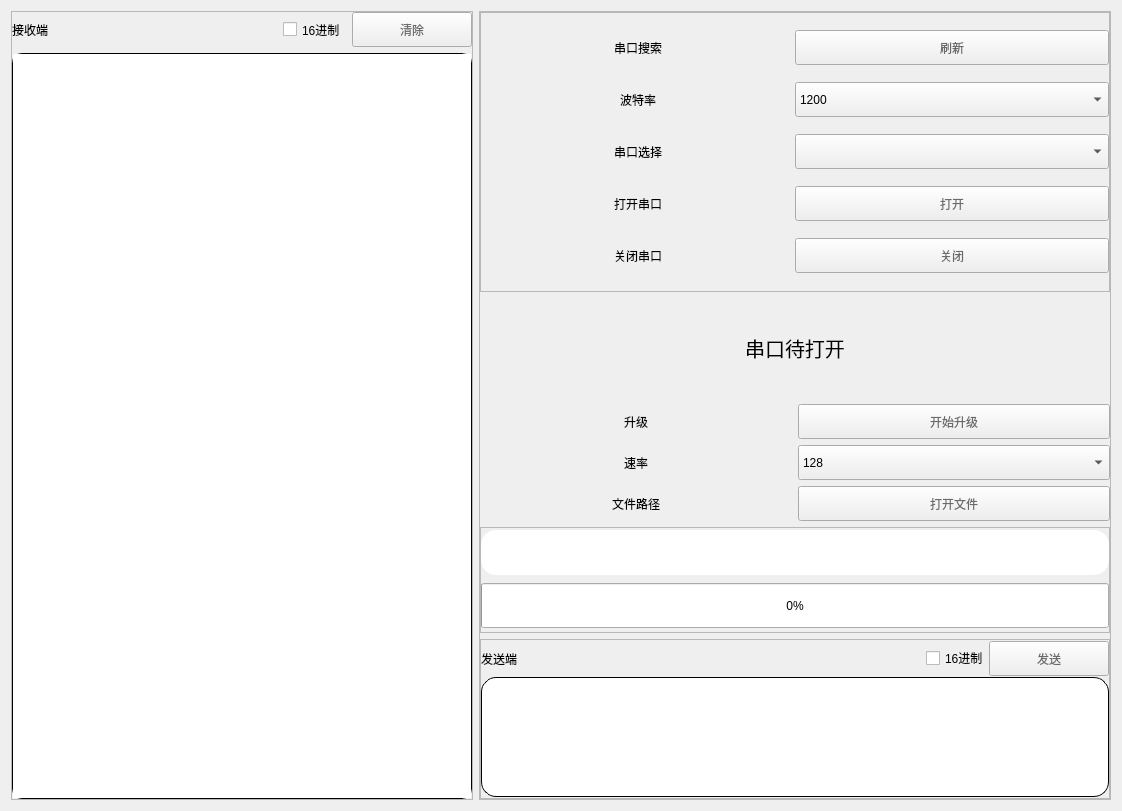
            <widget class="QWidget" name="page_2">
             <property name="styleSheet">
              <string notr="true">QPushButton {
    color: rgb(106, 106, 106);
}

QPushButton:hover {
	background-color: rgb(208, 255, 245);
	padding-left: 5px;

}
QPushButton:selected {
	background-color: rgb(208, 255, 245);
    color: rgb(40, 92, 90);
	padding-left: 20px;
	
}
QLineEdit{
	border-radius:15px;
}

QLabel:hover {
	background-color: rgb(208, 255, 245);
	padding-left: 5px;
	border-radius:15px;
}</string>
             </property>
             <layout class="QHBoxLayout" name="horizontalLayout_29">
              <item>
               <widget class="QFrame" name="frame_12">
                <property name="frameShape">
                 <enum>QFrame::StyledPanel</enum>
                </property>
                <property name="frameShadow">
                 <enum>QFrame::Raised</enum>
                </property>
                <layout class="QVBoxLayout" name="verticalLayout_8">
                 <property name="leftMargin">
                  <number>0</number>
                 </property>
                 <property name="topMargin">
                  <number>0</number>
                 </property>
                 <property name="rightMargin">
                  <number>0</number>
                 </property>
                 <property name="bottomMargin">
                  <number>0</number>
                 </property>
                 <item>
                  <layout class="QHBoxLayout" name="horizontalLayout_24">
                   <item>
                    <widget class="QLabel" name="label_14">
                     <property name="sizePolicy">
                      <sizepolicy hsizetype="Preferred" vsizetype="Minimum">
                       <horstretch>0</horstretch>
                       <verstretch>0</verstretch>
                      </sizepolicy>
                     </property>
                     <property name="minimumSize">
                      <size>
                       <width>120</width>
                       <height>35</height>
                      </size>
                     </property>
                     <property name="maximumSize">
                      <size>
                       <width>16777215</width>
                       <height>35</height>
                      </size>
                     </property>
                     <property name="text">
                      <string>接收端</string>
                     </property>
                     <property name="alignment">
                      <set>Qt::AlignLeading|Qt::AlignLeft|Qt::AlignVCenter</set>
                     </property>
                    </widget>
                   </item>
                   <item>
                    <spacer name="horizontalSpacer_7">
                     <property name="orientation">
                      <enum>Qt::Horizontal</enum>
                     </property>
                     <property name="sizeType">
                      <enum>QSizePolicy::Expanding</enum>
                     </property>
                     <property name="sizeHint" stdset="0">
                      <size>
                       <width>128</width>
                       <height>20</height>
                      </size>
                     </property>
                    </spacer>
                   </item>
                   <item>
                    <widget class="QCheckBox" name="hexShowing_checkBox">
                     <property name="sizePolicy">
                      <sizepolicy hsizetype="Preferred" vsizetype="Minimum">
                       <horstretch>0</horstretch>
                       <verstretch>0</verstretch>
                      </sizepolicy>
                     </property>
                     <property name="minimumSize">
                      <size>
                       <width>0</width>
                       <height>35</height>
                      </size>
                     </property>
                     <property name="maximumSize">
                      <size>
                       <width>16777215</width>
                       <height>35</height>
                      </size>
                     </property>
                     <property name="text">
                      <string>16进制</string>
                     </property>
                    </widget>
                   </item>
                   <item>
                    <widget class="QPushButton" name="ClearButton">
                     <property name="sizePolicy">
                      <sizepolicy hsizetype="Minimum" vsizetype="Minimum">
                       <horstretch>0</horstretch>
                       <verstretch>0</verstretch>
                      </sizepolicy>
                     </property>
                     <property name="minimumSize">
                      <size>
                       <width>120</width>
                       <height>35</height>
                      </size>
                     </property>
                     <property name="maximumSize">
                      <size>
                       <width>16777215</width>
                       <height>35</height>
                      </size>
                     </property>
                     <property name="cursor">
                      <cursorShape>PointingHandCursor</cursorShape>
                     </property>
                     <property name="text">
                      <string>清除</string>
                     </property>
                    </widget>
                   </item>
                  </layout>
                 </item>
                 <item>
                  <widget class="QTextEdit" name="textEdit_Recive">
                   <property name="sizePolicy">
                    <sizepolicy hsizetype="Preferred" vsizetype="Preferred">
                     <horstretch>0</horstretch>
                     <verstretch>0</verstretch>
                    </sizepolicy>
                   </property>
                   <property name="minimumSize">
                    <size>
                     <width>460</width>
                     <height>680</height>
                    </size>
                   </property>
                   <property name="styleSheet">
                    <string notr="true">QTextEdit#textEdit_Recive{
	border-radius: 10px;
	border: 1px solid black;
}
</string>
                   </property>
                  </widget>
                 </item>
                </layout>
               </widget>
              </item>
              <item>
               <widget class="QFrame" name="frame_11">
                <property name="frameShape">
                 <enum>QFrame::StyledPanel</enum>
                </property>
                <property name="frameShadow">
                 <enum>QFrame::Raised</enum>
                </property>
                <layout class="QVBoxLayout" name="verticalLayout_12">
                 <property name="leftMargin">
                  <number>0</number>
                 </property>
                 <property name="topMargin">
                  <number>0</number>
                 </property>
                 <property name="rightMargin">
                  <number>0</number>
                 </property>
                 <property name="bottomMargin">
                  <number>0</number>
                 </property>
                 <item>
                  <widget class="QFrame" name="frame_13">
                   <property name="minimumSize">
                    <size>
                     <width>275</width>
                     <height>280</height>
                    </size>
                   </property>
                   <property name="frameShape">
                    <enum>QFrame::StyledPanel</enum>
                   </property>
                   <property name="frameShadow">
                    <enum>QFrame::Raised</enum>
                   </property>
                   <layout class="QVBoxLayout" name="verticalLayout_10">
                    <property name="spacing">
                     <number>0</number>
                    </property>
                    <property name="leftMargin">
                     <number>0</number>
                    </property>
                    <property name="topMargin">
                     <number>0</number>
                    </property>
                    <property name="rightMargin">
                     <number>0</number>
                    </property>
                    <property name="bottomMargin">
                     <number>0</number>
                    </property>
                    <item>
                     <layout class="QHBoxLayout" name="horizontalLayout_25">
                      <item>
                       <widget class="QLabel" name="Com_Refresh_Label">
                        <property name="minimumSize">
                         <size>
                          <width>120</width>
                          <height>35</height>
                         </size>
                        </property>
                        <property name="text">
                         <string>串口搜索</string>
                        </property>
                        <property name="alignment">
                         <set>Qt::AlignCenter</set>
                        </property>
                       </widget>
                      </item>
                      <item>
                       <widget class="QPushButton" name="Com_Refresh_Button">
                        <property name="minimumSize">
                         <size>
                          <width>120</width>
                          <height>35</height>
                         </size>
                        </property>
                        <property name="cursor">
                         <cursorShape>PointingHandCursor</cursorShape>
                        </property>
                        <property name="text">
                         <string>刷新</string>
                        </property>
                       </widget>
                      </item>
                     </layout>
                    </item>
                    <item>
                     <layout class="QHBoxLayout" name="horizontalLayout_30">
                      <item>
                       <widget class="QLabel" name="Com_Baud_Label">
                        <property name="minimumSize">
                         <size>
                          <width>120</width>
                          <height>35</height>
                         </size>
                        </property>
                        <property name="text">
                         <string>波特率</string>
                        </property>
                        <property name="alignment">
                         <set>Qt::AlignCenter</set>
                        </property>
                       </widget>
                      </item>
                      <item>
                       <widget class="QComboBox" name="Com_Baud_Combo">
                        <property name="minimumSize">
                         <size>
                          <width>120</width>
                          <height>35</height>
                         </size>
                        </property>
                        <property name="cursor">
                         <cursorShape>PointingHandCursor</cursorShape>
                        </property>
                        <item>
                         <property name="text">
                          <string>1200</string>
                         </property>
                        </item>
                        <item>
                         <property name="text">
                          <string>9600</string>
                         </property>
                        </item>
                        <item>
                         <property name="text">
                          <string>14400</string>
                         </property>
                        </item>
                        <item>
                         <property name="text">
                          <string>19200</string>
                         </property>
                        </item>
                        <item>
                         <property name="text">
                          <string>38400</string>
                         </property>
                        </item>
                        <item>
                         <property name="text">
                          <string>57600</string>
                         </property>
                        </item>
                        <item>
                         <property name="text">
                          <string>115200</string>
                         </property>
                        </item>
                        <item>
                         <property name="text">
                          <string>230400</string>
                         </property>
                        </item>
                       </widget>
                      </item>
                     </layout>
                    </item>
                    <item>
                     <layout class="QHBoxLayout" name="horizontalLayout_31">
                      <item>
                       <widget class="QLabel" name="Com_Name_Label">
                        <property name="minimumSize">
                         <size>
                          <width>120</width>
                          <height>35</height>
                         </size>
                        </property>
                        <property name="text">
                         <string>串口选择</string>
                        </property>
                        <property name="alignment">
                         <set>Qt::AlignCenter</set>
                        </property>
                       </widget>
                      </item>
                      <item>
                       <widget class="QComboBox" name="Com_Name_Combo">
                        <property name="minimumSize">
                         <size>
                          <width>120</width>
                          <height>35</height>
                         </size>
                        </property>
                        <property name="cursor">
                         <cursorShape>PointingHandCursor</cursorShape>
                        </property>
                       </widget>
                      </item>
                     </layout>
                    </item>
                    <item>
                     <layout class="QHBoxLayout" name="horizontalLayout_32">
                      <item>
                       <widget class="QLabel" name="Com_Open_Label">
                        <property name="minimumSize">
                         <size>
                          <width>120</width>
                          <height>35</height>
                         </size>
                        </property>
                        <property name="text">
                         <string>打开串口</string>
                        </property>
                        <property name="alignment">
                         <set>Qt::AlignCenter</set>
                        </property>
                       </widget>
                      </item>
                      <item>
                       <widget class="QPushButton" name="Com_Open_Button">
                        <property name="minimumSize">
                         <size>
                          <width>120</width>
                          <height>35</height>
                         </size>
                        </property>
                        <property name="cursor">
                         <cursorShape>PointingHandCursor</cursorShape>
                        </property>
                        <property name="text">
                         <string>打开</string>
                        </property>
                       </widget>
                      </item>
                     </layout>
                    </item>
                    <item>
                     <layout class="QHBoxLayout" name="horizontalLayout_33">
                      <item>
                       <widget class="QLabel" name="Com_Close_Label">
                        <property name="minimumSize">
                         <size>
                          <width>120</width>
                          <height>35</height>
                         </size>
                        </property>
                        <property name="text">
                         <string>关闭串口</string>
                        </property>
                        <property name="alignment">
                         <set>Qt::AlignCenter</set>
                        </property>
                       </widget>
                      </item>
                      <item>
                       <widget class="QPushButton" name="Com_Close_Button">
                        <property name="minimumSize">
                         <size>
                          <width>120</width>
                          <height>35</height>
                         </size>
                        </property>
                        <property name="cursor">
                         <cursorShape>PointingHandCursor</cursorShape>
                        </property>
                        <property name="text">
                         <string>关闭</string>
                        </property>
                       </widget>
                      </item>
                     </layout>
                    </item>
                   </layout>
                  </widget>
                 </item>
                 <item>
                  <widget class="QLabel" name="Com_isOpenOrNot_Label">
                   <property name="minimumSize">
                    <size>
                     <width>0</width>
                     <height>100</height>
                    </size>
                   </property>
                   <property name="maximumSize">
                    <size>
                     <width>16777215</width>
                     <height>100</height>
                    </size>
                   </property>
                   <property name="font">
                    <font>
                     <pointsize>15</pointsize>
                    </font>
                   </property>
                   <property name="text">
                    <string>串口待打开</string>
                   </property>
                   <property name="alignment">
                    <set>Qt::AlignCenter</set>
                   </property>
                  </widget>
                 </item>
                 <item>
                  <layout class="QHBoxLayout" name="horizontalLayout_27">
                   <item>
                    <widget class="QLabel" name="label_18">
                     <property name="text">
                      <string>升级</string>
                     </property>
                     <property name="alignment">
                      <set>Qt::AlignCenter</set>
                     </property>
                    </widget>
                   </item>
                   <item>
                    <widget class="QPushButton" name="pushButton_2">
                     <property name="minimumSize">
                      <size>
                       <width>120</width>
                       <height>35</height>
                      </size>
                     </property>
                     <property name="cursor">
                      <cursorShape>PointingHandCursor</cursorShape>
                     </property>
                     <property name="text">
                      <string>开始升级</string>
                     </property>
                    </widget>
                   </item>
                  </layout>
                 </item>
                 <item>
                  <layout class="QHBoxLayout" name="horizontalLayout_34">
                   <item>
                    <widget class="QLabel" name="label_19">
                     <property name="text">
                      <string>速率</string>
                     </property>
                     <property name="alignment">
                      <set>Qt::AlignCenter</set>
                     </property>
                    </widget>
                   </item>
                   <item>
                    <widget class="QComboBox" name="comboBox">
                     <property name="minimumSize">
                      <size>
                       <width>120</width>
                       <height>35</height>
                      </size>
                     </property>
                     <item>
                      <property name="text">
                       <string>128</string>
                      </property>
                     </item>
                     <item>
                      <property name="text">
                       <string>1024</string>
                      </property>
                     </item>
                    </widget>
                   </item>
                  </layout>
                 </item>
                 <item>
                  <layout class="QHBoxLayout" name="horizontalLayout_35">
                   <item>
                    <widget class="QLabel" name="label_20">
                     <property name="text">
                      <string>文件路径</string>
                     </property>
                     <property name="alignment">
                      <set>Qt::AlignCenter</set>
                     </property>
                    </widget>
                   </item>
                   <item>
                    <widget class="QPushButton" name="Com_Open_file">
                     <property name="minimumSize">
                      <size>
                       <width>120</width>
                       <height>35</height>
                      </size>
                     </property>
                     <property name="cursor">
                      <cursorShape>PointingHandCursor</cursorShape>
                     </property>
                     <property name="text">
                      <string>打开文件</string>
                     </property>
                    </widget>
                   </item>
                  </layout>
                 </item>
                 <item>
                  <layout class="QVBoxLayout" name="verticalLayout_31">
                   <item>
                    <widget class="QFrame" name="frame_15">
                     <property name="minimumSize">
                      <size>
                       <width>610</width>
                       <height>106</height>
                      </size>
                     </property>
                     <property name="frameShape">
                      <enum>QFrame::StyledPanel</enum>
                     </property>
                     <property name="frameShadow">
                      <enum>QFrame::Raised</enum>
                     </property>
                     <layout class="QVBoxLayout" name="verticalLayout_29">
                      <property name="leftMargin">
                       <number>0</number>
                      </property>
                      <property name="topMargin">
                       <number>0</number>
                      </property>
                      <property name="rightMargin">
                       <number>0</number>
                      </property>
                      <property name="bottomMargin">
                       <number>0</number>
                      </property>
                      <item>
                       <widget class="QLineEdit" name="Com_file_line">
                        <property name="minimumSize">
                         <size>
                          <width>0</width>
                          <height>45</height>
                         </size>
                        </property>
                       </widget>
                      </item>
                      <item>
                       <widget class="QProgressBar" name="progressBar">
                        <property name="minimumSize">
                         <size>
                          <width>0</width>
                          <height>45</height>
                         </size>
                        </property>
                        <property name="layoutDirection">
                         <enum>Qt::LeftToRight</enum>
                        </property>
                        <property name="value">
                         <number>0</number>
                        </property>
                        <property name="orientation">
                         <enum>Qt::Horizontal</enum>
                        </property>
                        <property name="textDirection">
                         <enum>QProgressBar::TopToBottom</enum>
                        </property>
                       </widget>
                      </item>
                     </layout>
                    </widget>
                   </item>
                   <item>
                    <widget class="QFrame" name="frame_16">
                     <property name="minimumSize">
                      <size>
                       <width>630</width>
                       <height>160</height>
                      </size>
                     </property>
                     <property name="frameShape">
                      <enum>QFrame::StyledPanel</enum>
                     </property>
                     <property name="frameShadow">
                      <enum>QFrame::Raised</enum>
                     </property>
                     <layout class="QVBoxLayout" name="verticalLayout_9">
                      <property name="spacing">
                       <number>0</number>
                      </property>
                      <property name="leftMargin">
                       <number>0</number>
                      </property>
                      <property name="topMargin">
                       <number>0</number>
                      </property>
                      <property name="rightMargin">
                       <number>0</number>
                      </property>
                      <property name="bottomMargin">
                       <number>0</number>
                      </property>
                      <item>
                       <layout class="QHBoxLayout" name="horizontalLayout_28">
                        <item>
                         <widget class="QLabel" name="label_21">
                          <property name="minimumSize">
                           <size>
                            <width>120</width>
                            <height>35</height>
                           </size>
                          </property>
                          <property name="layoutDirection">
                           <enum>Qt::LeftToRight</enum>
                          </property>
                          <property name="text">
                           <string>发送端</string>
                          </property>
                          <property name="alignment">
                           <set>Qt::AlignLeading|Qt::AlignLeft|Qt::AlignVCenter</set>
                          </property>
                         </widget>
                        </item>
                        <item>
                         <spacer name="horizontalSpacer_8">
                          <property name="orientation">
                           <enum>Qt::Horizontal</enum>
                          </property>
                          <property name="sizeHint" stdset="0">
                           <size>
                            <width>208</width>
                            <height>20</height>
                           </size>
                          </property>
                         </spacer>
                        </item>
                        <item>
                         <widget class="QCheckBox" name="hexSending_checkBox">
                          <property name="sizePolicy">
                           <sizepolicy hsizetype="Preferred" vsizetype="Fixed">
                            <horstretch>0</horstretch>
                            <verstretch>0</verstretch>
                           </sizepolicy>
                          </property>
                          <property name="text">
                           <string>16进制</string>
                          </property>
                         </widget>
                        </item>
                        <item>
                         <widget class="QPushButton" name="Send_Button">
                          <property name="minimumSize">
                           <size>
                            <width>120</width>
                            <height>35</height>
                           </size>
                          </property>
                          <property name="cursor">
                           <cursorShape>PointingHandCursor</cursorShape>
                          </property>
                          <property name="text">
                           <string>发送</string>
                          </property>
                         </widget>
                        </item>
                       </layout>
                      </item>
                      <item>
                       <widget class="QLineEdit" name="textEdit_Send">
                        <property name="minimumSize">
                         <size>
                          <width>625</width>
                          <height>120</height>
                         </size>
                        </property>
                        <property name="styleSheet">
                         <string notr="true">border: 1px solid black;</string>
                        </property>
                       </widget>
                      </item>
                     </layout>
                    </widget>
                   </item>
                  </layout>
                 </item>
                </layout>
               </widget>
              </item>
             </layout>
            </widget>
